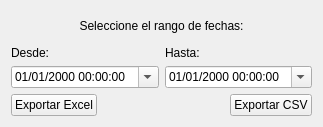
<?xml version="1.0" encoding="UTF-8"?>
<ui version="4.0">
 <class>Form</class>
 <widget class="QWidget" name="Form">
  <property name="geometry">
   <rect>
    <x>0</x>
    <y>0</y>
    <width>323</width>
    <height>127</height>
   </rect>
  </property>
  <property name="windowTitle">
   <string>Form</string>
  </property>
  <property name="styleSheet">
   <string notr="true">QFrame {
    border: none;
    outline: none;
}
</string>
  </property>
  <layout class="QVBoxLayout" name="verticalLayout">
   <item>
    <widget class="QLabel" name="label_titulo">
     <property name="text">
      <string>Seleccione el rango de fechas:</string>
     </property>
     <property name="alignment">
      <set>Qt::AlignCenter</set>
     </property>
    </widget>
   </item>
   <item>
    <layout class="QGridLayout" name="gridLayout">
     <item row="0" column="0">
      <widget class="QLabel" name="label_2">
       <property name="text">
        <string>Desde:</string>
       </property>
      </widget>
     </item>
     <item row="0" column="1">
      <widget class="QLabel" name="label_3">
       <property name="text">
        <string>Hasta:</string>
       </property>
      </widget>
     </item>
     <item row="1" column="0">
      <widget class="QDateTimeEdit" name="date_inicio">
       <property name="displayFormat">
        <string>dd/MM/yyyy HH:mm:ss</string>
       </property>
       <property name="calendarPopup">
        <bool>true</bool>
       </property>
      </widget>
     </item>
     <item row="1" column="1">
      <widget class="QDateTimeEdit" name="date_fin">
       <property name="displayFormat">
        <string>dd/MM/yyyy HH:mm:ss</string>
       </property>
       <property name="calendarPopup">
        <bool>true</bool>
       </property>
      </widget>
     </item>
    </layout>
   </item>
   <item>
    <layout class="QHBoxLayout" name="horizontalLayout">
     <item>
      <widget class="QPushButton" name="btn_exportar">
       <property name="text">
        <string>Exportar Excel</string>
       </property>
      </widget>
     </item>
     <item>
      <spacer name="horizontalSpacer">
       <property name="orientation">
        <enum>Qt::Horizontal</enum>
       </property>
       <property name="sizeHint" stdset="0">
        <size>
         <width>128</width>
         <height>20</height>
        </size>
       </property>
      </spacer>
     </item>
     <item>
      <widget class="QPushButton" name="btn_exportar_csv">
       <property name="text">
        <string>Exportar CSV</string>
       </property>
      </widget>
     </item>
    </layout>
   </item>
  </layout>
 </widget>
 <resources/>
 <connections/>
</ui>
